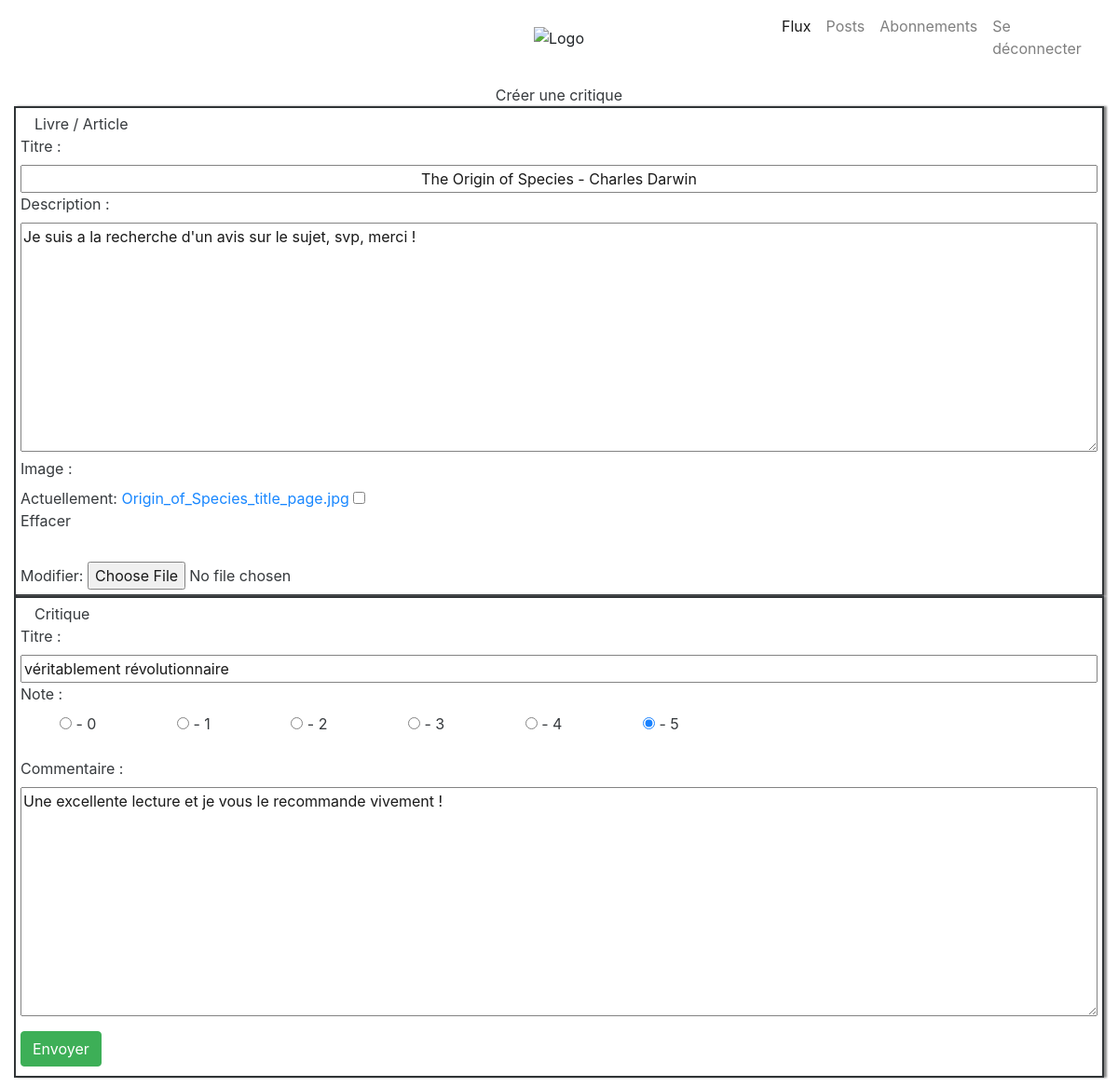
Page /review/edit/1/ (signed in) on the earlier database version.
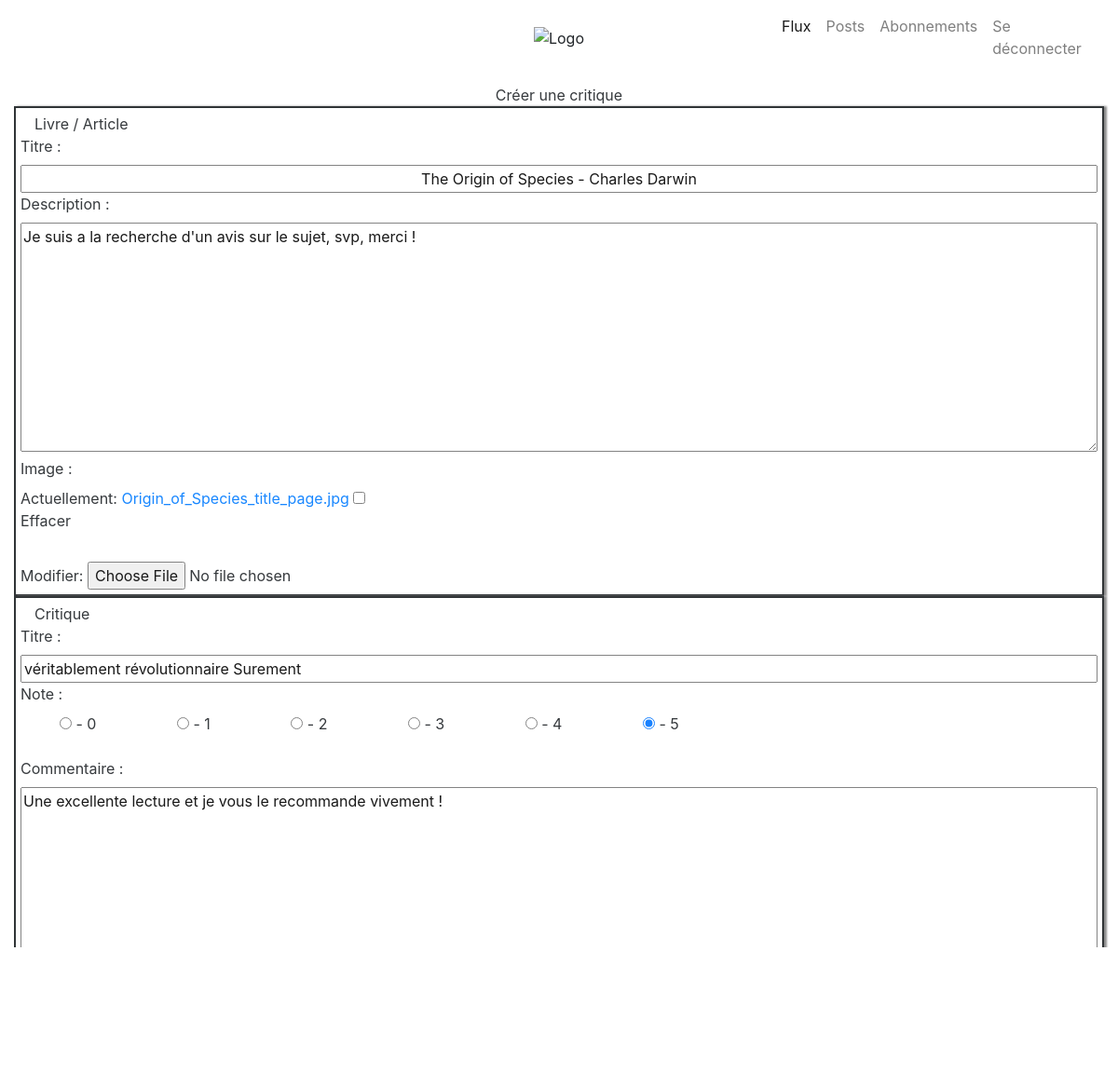
Same page on the later database version.
### review/models.py (models this page shows, shortened)
class TimeStampModel(UserModel):
    time_created = models.DateTimeField(auto_now_add=True)
    class Meta:
        abstract = True

class Review(TimeStampModel):
    ticket = models.ForeignKey(to=Ticket, on_delete=models.CASCADE)
    rating = models.PositiveSmallIntegerField(validators=[MinValueValidator(0), MaxValueValidator(5)])
    headline = models.CharField(max_length=128)
    body = models.CharField(max_length=8192, blank=True)

### review/views.py (the view)
# urls.py: path('', include('review.urls')),
@login_required
def review(request, ticket_id=None, review_edit_id=None, review_delete_id=None):
    title_html = ' - Créer une critique'
    if review_delete_id and request.method == 'GET':  # Suppression d'une critique
        get_object_or_404(Review, id=review_delete_id).delete()
        return redirect(index)
    elif ticket_id and request.method == 'POST':  # Création d'une critique en réponse a un ticket
        form_review = ReviewForm(request.POST)
        validate_form(form_review, request, ticket_id)
        return redirect(index)
    elif review_edit_id:  # Edition d'une critique
        title_html = ' - Editer une critique'
        review_to_edit = get_object_or_404(Review, id=review_edit_id)
        form_review = ReviewForm(instance=review_to_edit)
        ticket_to_edit = get_object_or_404(Ticket, id=review_to_edit.ticket.pk)
        form_ticket = TicketForm(instance=ticket_to_edit)
        if request.method == 'POST':
            form_ticket = TicketForm(request.POST, request.FILES, instance=ticket_to_edit)
            form_review = ReviewForm(request.POST, instance=review_to_edit)
            validate_form(form_ticket, request)
            validate_form(form_review, request)
            return redirect(index)
    elif ticket_id and request.method == 'GET':
        title_html = ' - Créer une critique'
        to_answer = get_object_or_404(Ticket, id=ticket_id)
        form_ticket = TicketForm(instance=to_answer)
        form_review = ReviewForm()
    elif request.method == 'POST':
        form_ticket = TicketForm(request.POST, request.FILES)
        if validate_form(form_ticket, request):
            validate_form(ReviewForm, request, Ticket.objects.get(title=request.POST["title"],
                                                                  user_id=request.user).id)
        return redirect(index)
    else:
        form_ticket = TicketForm()
        form_review = ReviewForm()
    context = {'title':       title_html,
               'form_review':  form_review,
               'form_ticket': form_ticket
               }
    return render(request, 'review/review.html', context)

### review/forms.py
class ReviewForm(ModelForm):
    class Meta:
        model = Review
        fields = ["headline", "rating", "body"]
        labels = {
                "rating":   "Note",
                "headline": "Titre",
                "body":     "Commentaire",
        }
        widgets = {
                "rating": RadioSelect(
                    choices=((0, "- 0"), (1, "- 1"), (2, "- 2"), (3, "- 3"), (4, "- 4"), (5, "- 5"))),
                "body":   Textarea()
        }
    def __init__(self, *args, **kwargs):
        super().__init__(*args, **kwargs)
        self.fields['rating'].widget.attrs.update({'class': 'special'})

class TicketForm(ModelForm):
    class Meta:
        model = Ticket
        fields = ["title", "description", "image"]
        labels = {
                "title":       "Titre",
                "description": "Description",
                "image":       "Image"
        }

### review/templates/review/review.html (shortened to what this page needs)
{% extends 'review/base.html' %}
{% block navbar %}
    {% include 'review/snippet/nav.html' %}
{% endblock %}
{% block content %}
    <form method="post" enctype="multipart/form-data">
        <div class="container_flux">
            <div class="text-center">Créer une critique</div>
            <div class="container bordure">
                <div class="container">Livre / Article</div>
                {{ form_ticket }}
            </div>
            <div class="container bordure">
                <div class="container">Critique</div>
                {{ form_review }}
            <div class="input_right"><input class=" btn btn-success" type="submit" value="Envoyer"/></div>
            </div>
        </div>
    </form>
{% endblock %}

Differences in the rows shown:
changed Review "☐ Note : ☐ - 1 ☐ - 2 ☐ - 3 ☐ - 4 ☑ - 5": headline "véritablement révolutionnaire" → "véritablement révolutionnaire Surement"
